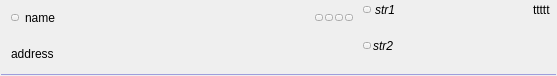
<?xml version="1.0" encoding="UTF-8"?>
<ui version="4.0">
 <class>TreeElement_Epg_Side</class>
 <widget class="QWidget" name="TreeElement_Epg_Side">
  <property name="geometry">
   <rect>
    <x>0</x>
    <y>0</y>
    <width>557</width>
    <height>76</height>
   </rect>
  </property>
  <property name="sizePolicy">
   <sizepolicy hsizetype="Expanding" vsizetype="Minimum">
    <horstretch>0</horstretch>
    <verstretch>0</verstretch>
   </sizepolicy>
  </property>
  <property name="contextMenuPolicy">
   <enum>Qt::NoContextMenu</enum>
  </property>
  <property name="windowTitle">
   <string notr="true"/>
  </property>
  <layout class="QGridLayout" name="gridLayout">
   <property name="leftMargin">
    <number>0</number>
   </property>
   <property name="topMargin">
    <number>0</number>
   </property>
   <property name="rightMargin">
    <number>0</number>
   </property>
   <property name="bottomMargin">
    <number>0</number>
   </property>
   <property name="spacing">
    <number>0</number>
   </property>
   <item row="0" column="0">
    <layout class="QHBoxLayout" name="horizontalLayout_4">
     <property name="spacing">
      <number>0</number>
     </property>
     <property name="topMargin">
      <number>2</number>
     </property>
     <property name="rightMargin">
      <number>4</number>
     </property>
     <property name="bottomMargin">
      <number>2</number>
     </property>
     <item>
      <spacer name="horizontalSpacer">
       <property name="orientation">
        <enum>Qt::Horizontal</enum>
       </property>
       <property name="sizeType">
        <enum>QSizePolicy::Fixed</enum>
       </property>
       <property name="sizeHint" stdset="0">
        <size>
         <width>3</width>
         <height>20</height>
        </size>
       </property>
      </spacer>
     </item>
     <item alignment="Qt::AlignVCenter">
      <widget class="CLogoView" name="m_Logo" native="true">
       <property name="sizePolicy">
        <sizepolicy hsizetype="Preferred" vsizetype="Expanding">
         <horstretch>0</horstretch>
         <verstretch>0</verstretch>
        </sizepolicy>
       </property>
       <property name="contextMenuPolicy">
        <enum>Qt::NoContextMenu</enum>
       </property>
      </widget>
     </item>
    </layout>
   </item>
   <item row="2" column="0" colspan="2">
    <widget class="Line" name="line">
     <property name="sizePolicy">
      <sizepolicy hsizetype="Expanding" vsizetype="Fixed">
       <horstretch>0</horstretch>
       <verstretch>0</verstretch>
      </sizepolicy>
     </property>
     <property name="minimumSize">
      <size>
       <width>0</width>
       <height>1</height>
      </size>
     </property>
     <property name="contextMenuPolicy">
      <enum>Qt::NoContextMenu</enum>
     </property>
     <property name="autoFillBackground">
      <bool>false</bool>
     </property>
     <property name="styleSheet">
      <string notr="true">QFrame {
    border:0px;
padding: 0px;
margin: 1px;
background-color:rgba(158, 158, 220,255);
}</string>
     </property>
     <property name="frameShadow">
      <enum>QFrame::Plain</enum>
     </property>
     <property name="lineWidth">
      <number>1</number>
     </property>
     <property name="midLineWidth">
      <number>0</number>
     </property>
     <property name="orientation">
      <enum>Qt::Horizontal</enum>
     </property>
    </widget>
   </item>
   <item row="0" column="1">
    <widget class="QWidget" name="m_Cursor" native="true">
     <property name="sizePolicy">
      <sizepolicy hsizetype="Expanding" vsizetype="Expanding">
       <horstretch>0</horstretch>
       <verstretch>0</verstretch>
      </sizepolicy>
     </property>
     <layout class="QGridLayout" name="gridLayout_2">
      <property name="leftMargin">
       <number>2</number>
      </property>
      <property name="topMargin">
       <number>0</number>
      </property>
      <property name="rightMargin">
       <number>2</number>
      </property>
      <property name="bottomMargin">
       <number>2</number>
      </property>
      <property name="spacing">
       <number>0</number>
      </property>
      <item row="0" column="1" rowspan="4">
       <widget class="QWidget" name="m_LeftSide" native="true">
        <property name="sizePolicy">
         <sizepolicy hsizetype="Fixed" vsizetype="Expanding">
          <horstretch>0</horstretch>
          <verstretch>0</verstretch>
         </sizepolicy>
        </property>
        <property name="minimumSize">
         <size>
          <width>200</width>
          <height>0</height>
         </size>
        </property>
        <property name="maximumSize">
         <size>
          <width>200</width>
          <height>16777215</height>
         </size>
        </property>
        <layout class="QVBoxLayout" name="verticalLayout">
         <property name="spacing">
          <number>0</number>
         </property>
         <property name="leftMargin">
          <number>6</number>
         </property>
         <property name="topMargin">
          <number>0</number>
         </property>
         <property name="rightMargin">
          <number>0</number>
         </property>
         <property name="bottomMargin">
          <number>0</number>
         </property>
         <item>
          <widget class="CSkinProgressWidget" name="m_ProgressWidget" native="true">
           <property name="sizePolicy">
            <sizepolicy hsizetype="Expanding" vsizetype="Preferred">
             <horstretch>0</horstretch>
             <verstretch>0</verstretch>
            </sizepolicy>
           </property>
           <property name="sliderInfo" stdset="0">
            <string notr="true">color1=&quot;0xA0909090&quot; color2=&quot;0xAA146414&quot; type=&quot;0&quot; roundcorner=&quot;0&quot; borderwidth=&quot;0&quot; bordercolor=&quot;0xFF010101&quot;</string>
           </property>
           <property name="borderInfo" stdset="0">
            <string notr="true">borderwidth=&quot;1&quot; roundcorner=&quot;0&quot; bordercolor=&quot;0xFF010101&quot;</string>
           </property>
           <layout class="QHBoxLayout" name="horizontalLayout">
            <property name="spacing">
             <number>4</number>
            </property>
            <property name="leftMargin">
             <number>2</number>
            </property>
            <property name="topMargin">
             <number>3</number>
            </property>
            <property name="rightMargin">
             <number>4</number>
            </property>
            <property name="bottomMargin">
             <number>3</number>
            </property>
            <item>
             <widget class="CSkinButton" name="m_EpgDesc1">
              <property name="focusPolicy">
               <enum>Qt::NoFocus</enum>
              </property>
              <property name="text">
               <string notr="true"/>
              </property>
              <property name="iconSize">
               <size>
                <width>0</width>
                <height>0</height>
               </size>
              </property>
              <property name="checkable">
               <bool>false</bool>
              </property>
              <property name="skinImage" stdset="0">
               <stringlist notr="true">
                <string>src=&quot;img\tree\info.png&quot; statecount=&quot;1&quot; duration=&quot;0&quot; autoScale=&quot;0&quot;</string>
               </stringlist>
              </property>
             </widget>
            </item>
            <item>
             <widget class="CSkinOneLineText" name="m_Str1">
              <property name="sizePolicy">
               <sizepolicy hsizetype="Expanding" vsizetype="Preferred">
                <horstretch>0</horstretch>
                <verstretch>0</verstretch>
               </sizepolicy>
              </property>
              <property name="font">
               <font>
                <italic>true</italic>
               </font>
              </property>
              <property name="text">
               <string>str1</string>
              </property>
              <property name="brightness" stdset="0">
               <number>-25</number>
              </property>
             </widget>
            </item>
            <item>
             <widget class="CSkinOneLineText" name="m_TimeNowEnd">
              <property name="sizePolicy">
               <sizepolicy hsizetype="Minimum" vsizetype="Preferred">
                <horstretch>0</horstretch>
                <verstretch>0</verstretch>
               </sizepolicy>
              </property>
              <property name="text">
               <string notr="true">ttttt</string>
              </property>
              <property name="alignment">
               <set>Qt::AlignLeading|Qt::AlignLeft|Qt::AlignVCenter</set>
              </property>
              <property name="addheight" stdset="0">
               <number>1</number>
              </property>
             </widget>
            </item>
           </layout>
          </widget>
         </item>
         <item>
          <layout class="QHBoxLayout" name="horizontalLayout_3">
           <property name="spacing">
            <number>2</number>
           </property>
           <property name="sizeConstraint">
            <enum>QLayout::SetDefaultConstraint</enum>
           </property>
           <property name="leftMargin">
            <number>2</number>
           </property>
           <property name="topMargin">
            <number>0</number>
           </property>
           <item>
            <widget class="CSkinButton" name="m_EpgDesc2">
             <property name="focusPolicy">
              <enum>Qt::NoFocus</enum>
             </property>
             <property name="iconSize">
              <size>
               <width>0</width>
               <height>0</height>
              </size>
             </property>
             <property name="skinImage" stdset="0">
              <stringlist notr="true">
               <string>src=&quot;img\tree\info.png&quot; statecount=&quot;1&quot; duration=&quot;0&quot; autoScale=&quot;0&quot;</string>
              </stringlist>
             </property>
            </widget>
           </item>
           <item>
            <widget class="CSkinOneLineText" name="m_Str2">
             <property name="sizePolicy">
              <sizepolicy hsizetype="Expanding" vsizetype="Expanding">
               <horstretch>0</horstretch>
               <verstretch>0</verstretch>
              </sizepolicy>
             </property>
             <property name="font">
              <font>
               <italic>true</italic>
              </font>
             </property>
             <property name="text">
              <string>str2</string>
             </property>
             <property name="brightness" stdset="0">
              <number>-25</number>
             </property>
            </widget>
           </item>
          </layout>
         </item>
        </layout>
       </widget>
      </item>
      <item row="1" column="0">
       <layout class="QHBoxLayout" name="horizontalLayout_2">
        <property name="spacing">
         <number>0</number>
        </property>
        <property name="leftMargin">
         <number>2</number>
        </property>
        <property name="rightMargin">
         <number>2</number>
        </property>
        <item>
         <widget class="CSkinOneLineText" name="m_Address">
          <property name="sizePolicy">
           <sizepolicy hsizetype="Expanding" vsizetype="Expanding">
            <horstretch>0</horstretch>
            <verstretch>0</verstretch>
           </sizepolicy>
          </property>
          <property name="text">
           <string>address</string>
          </property>
          <property name="alignment">
           <set>Qt::AlignLeading|Qt::AlignLeft|Qt::AlignVCenter</set>
          </property>
          <property name="brightness" stdset="0">
           <number>0</number>
          </property>
         </widget>
        </item>
       </layout>
      </item>
      <item row="0" column="0">
       <layout class="QHBoxLayout" name="horizontalLayout_Str1">
        <property name="spacing">
         <number>6</number>
        </property>
        <property name="sizeConstraint">
         <enum>QLayout::SetDefaultConstraint</enum>
        </property>
        <property name="leftMargin">
         <number>2</number>
        </property>
        <item>
         <widget class="CSkinButton" name="m_FavButton">
          <property name="sizePolicy">
           <sizepolicy hsizetype="Fixed" vsizetype="Fixed">
            <horstretch>0</horstretch>
            <verstretch>0</verstretch>
           </sizepolicy>
          </property>
          <property name="focusPolicy">
           <enum>Qt::NoFocus</enum>
          </property>
          <property name="text">
           <string notr="true"/>
          </property>
          <property name="iconSize">
           <size>
            <width>0</width>
            <height>0</height>
           </size>
          </property>
          <property name="checkable">
           <bool>true</bool>
          </property>
          <property name="checked">
           <bool>false</bool>
          </property>
          <property name="skinImage" stdset="0">
           <stringlist notr="true">
            <string>src=&quot;img\tree\star-off.png&quot; statecount=&quot;1&quot; duration=&quot;0&quot; autoScale=&quot;0&quot;</string>
            <string>checked=&quot;1&quot; src=&quot;img\tree\star-on.png&quot; statecount=&quot;1&quot; duration=&quot;0&quot; autoScale=&quot;0&quot;</string>
           </stringlist>
          </property>
         </widget>
        </item>
        <item>
         <widget class="CSkinOneLineText" name="m_Name">
          <property name="sizePolicy">
           <sizepolicy hsizetype="Expanding" vsizetype="Preferred">
            <horstretch>0</horstretch>
            <verstretch>0</verstretch>
           </sizepolicy>
          </property>
          <property name="text">
           <string>name</string>
          </property>
          <property name="addheight" stdset="0">
           <number>2</number>
          </property>
         </widget>
        </item>
        <item>
         <widget class="QWidget" name="m_ExtButtonContainer" native="true">
          <property name="sizePolicy">
           <sizepolicy hsizetype="Minimum" vsizetype="Expanding">
            <horstretch>0</horstretch>
            <verstretch>0</verstretch>
           </sizepolicy>
          </property>
          <layout class="QHBoxLayout" name="horizontalLayout_5">
           <property name="spacing">
            <number>2</number>
           </property>
           <property name="leftMargin">
            <number>0</number>
           </property>
           <property name="topMargin">
            <number>0</number>
           </property>
           <property name="rightMargin">
            <number>2</number>
           </property>
           <property name="bottomMargin">
            <number>0</number>
           </property>
           <item>
            <widget class="CSkinButton" name="m_ExtButton1">
             <property name="focusPolicy">
              <enum>Qt::NoFocus</enum>
             </property>
             <property name="text">
              <string notr="true"/>
             </property>
             <property name="iconSize">
              <size>
               <width>0</width>
               <height>0</height>
              </size>
             </property>
             <property name="checkable">
              <bool>false</bool>
             </property>
            </widget>
           </item>
           <item>
            <widget class="CSkinButton" name="m_ExtButton2">
             <property name="focusPolicy">
              <enum>Qt::NoFocus</enum>
             </property>
             <property name="text">
              <string notr="true"/>
             </property>
             <property name="iconSize">
              <size>
               <width>0</width>
               <height>0</height>
              </size>
             </property>
             <property name="checkable">
              <bool>false</bool>
             </property>
            </widget>
           </item>
           <item>
            <widget class="CSkinButton" name="m_ExtButton3">
             <property name="focusPolicy">
              <enum>Qt::NoFocus</enum>
             </property>
             <property name="text">
              <string notr="true"/>
             </property>
             <property name="iconSize">
              <size>
               <width>0</width>
               <height>0</height>
              </size>
             </property>
             <property name="checkable">
              <bool>false</bool>
             </property>
            </widget>
           </item>
           <item>
            <widget class="CSkinButton" name="m_ExtButton4">
             <property name="focusPolicy">
              <enum>Qt::NoFocus</enum>
             </property>
             <property name="text">
              <string notr="true"/>
             </property>
             <property name="iconSize">
              <size>
               <width>0</width>
               <height>0</height>
              </size>
             </property>
             <property name="checkable">
              <bool>false</bool>
             </property>
            </widget>
           </item>
          </layout>
         </widget>
        </item>
       </layout>
      </item>
     </layout>
    </widget>
   </item>
  </layout>
 </widget>
 <customwidgets>
  <customwidget>
   <class>CSkinOneLineText</class>
   <extends>QLabel</extends>
   <header>skinonelinetext.h</header>
  </customwidget>
  <customwidget>
   <class>CSkinButton</class>
   <extends>QToolButton</extends>
   <header>skinbutton.h</header>
  </customwidget>
  <customwidget>
   <class>CLogoView</class>
   <extends>QWidget</extends>
   <header>logoview.h</header>
  </customwidget>
  <customwidget>
   <class>CSkinProgressWidget</class>
   <extends>QWidget</extends>
   <header>skinprogresswidget.h</header>
   <container>1</container>
  </customwidget>
 </customwidgets>
 <resources/>
 <connections/>
</ui>
